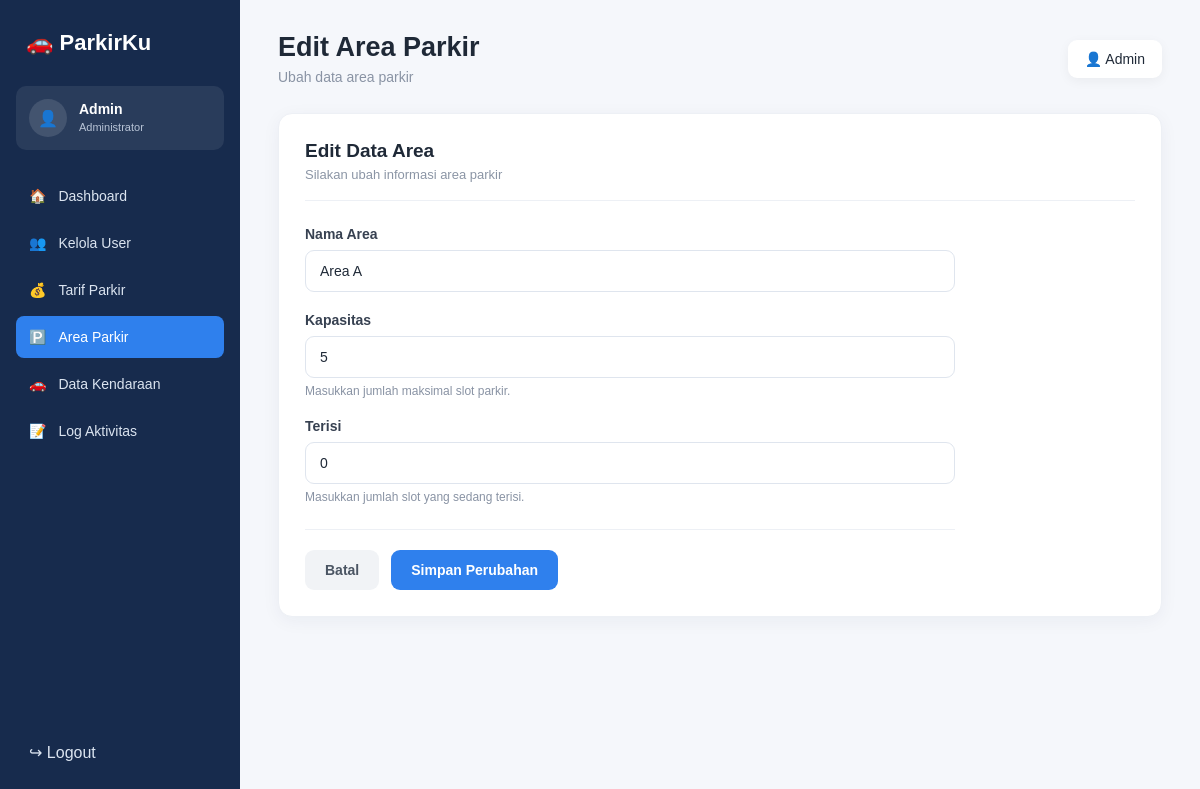
Page /view/edit_area.php?id_area=1 (signed in) on the committed database.
### tables this page shows
CREATE TABLE `tb_area_parkir` (
  `id_area` int NOT NULL,
  `nama_area` varchar(50) NOT NULL,
  `kapasitas` int NOT NULL,
  `terisi` int DEFAULT '0',
  `status_area` enum('aktif','nonaktif') NOT NULL DEFAULT 'aktif'
);

### view/edit_area.php (the view, shortened to what this page needs)
<?php
include "../model/m_koneksi.php";
$id_area = intval($_GET['id_area']);
$query = mysqli_query($conn, "
    SELECT * FROM tb_area_parkir
    WHERE id_area = $id_area
");
$area = mysqli_fetch_assoc($query);
?>
<!DOCTYPE html>
<html lang="id">
<head>
    <link rel="stylesheet" href="../asset/area.css">
</head>
<body>
<aside class="sidebar">
    <div class="logo">
        🚗 <span>ParkirKu</span>
    </div>
    <div class="admin">
        <div class="avatar">
            👤
        </div>
        <div>
            <strong>Admin</strong>
            <small>
                Administrator
            </small>
        </div>
    </div>
    <nav>
        <a href="dashboard_admin.php">
            🏠 <span>Dashboard</span>
        </a>
        <a href="kelola_user.php">
            👥 <span>Kelola User</span>
        </a>
        <a href="tarif_parkir.php">
            💰 <span>Tarif Parkir</span>
        </a>
        <a href="area_parkir.php" class="active">
            🅿️ <span>Area Parkir</span>
        </a>
        <a href="#">
            🚗 <span>Data Kendaraan</span>
        </a>
        <a href="#">
            📝 <span>Log Aktivitas</span>
        </a>
    </nav>
    <a href="login.php" class="logout">
        ↪ <span>Logout</span>
    </a>
</aside>
<main class="main">
    <header class="header">
        <div>
            <h1>
                Edit Area Parkir
            </h1>
            <p>
                Ubah data area parkir
            </p>
        </div>
        <div class="profile">
            👤 Admin
        </div>
    </header>
    <section class="card">
        <div class="card-header">
            <div>
                <h2>
                    Edit Data Area
                </h2>
                <p>
                    Silakan ubah informasi area parkir
                </p>
            </div>
        </div>
        <form method="POST">
            <div class="form-group">
                <label>
                    Nama Area
                </label>
                <input
                    type="text"
                    name="nama_area"
                    value="<?= htmlspecialchars($area['nama_area']); ?>"
                    required
                >
            </div>
            <div class="form-group">
                <label>
                    Kapasitas
                </label>
                <input
                    type="number"
                    name="kapasitas"
                    value="<?= htmlspecialchars($area['kapasitas']); ?>"
                    min="1"
                    required
                >
                <small class="form-info">
                    Masukkan jumlah maksimal slot parkir.
                </small>
            </div>
            <div class="form-group">
                <label>
                    Terisi
                </label>
                <input
                    type="number"
                    name="terisi"
                    value="<?= htmlspecialchars($area['terisi']); ?>"
                    min="0"
                    required
                >
                <small class="form-info">
                    Masukkan jumlah slot yang sedang terisi.
                </small>
            </div>
            <div class="form-actions">
                <a
                    href="area_parkir.php"
                    class="btn-cancel"
                >
                    Batal
                </a>
                <button
                    type="submit"
                    name="update"
                    class="btn-save"
                >
                    Simpan Perubahan
                </button>
            </div>
        </form>
    </section>
</main>
</body>
</html>

### asset/area.css (style rules this page uses)
* { margin: 0; padding: 0; box-sizing: border-box; }
body { font-family: Arial, sans-serif; background: #f5f7fb; color: #1f2937; }
.sidebar { position: fixed; left: 0; top: 0; width: 240px; height: 100vh; background: #172b4d; padding: 25px 16px; color: white; }
.logo { font-size: 22px; font-weight: bold; padding: 5px 10px 30px; }
.admin { display: flex; align-items: center; gap: 12px; padding: 13px; background: rgba(255,255,255,.08); border-radius: 10px; margin-bottom: 25px; }
.avatar { width: 38px; height: 38px; display: flex; align-items: center; justify-content: center; background: rgba(255,255,255,.12); border-radius: 50%; }
.admin strong { display: block; font-size: 14px; }
.admin small { color: #b8c4d6; font-size: 11px; }
nav a { display: flex; align-items: center; gap: 12px; padding: 13px; margin-bottom: 5px; border-radius: 8px; color: #dbe4f0; text-decoration: none; font-size: 14px; }
nav a.active { background: #2f80ed; color: white; }
.logout { position: absolute; bottom: 25px; left: 16px; right: 16px; padding: 13px; color: #dbe4f0; text-decoration: none; border-radius: 8px; }
.main { margin-left: 240px; padding: 32px 38px; }
.header { display: flex; justify-content: space-between; align-items: center; margin-bottom: 28px; }
.header h1 { font-size: 27px; margin-bottom: 6px; }
.header p { color: #8993a4; font-size: 14px; }
.profile { background: white; padding: 11px 17px; border-radius: 9px; box-shadow: 0 3px 12px rgba(0,0,0,.05); font-size: 14px; }
.card { background: white; border-radius: 14px; padding: 26px; border: 1px solid #edf0f5; box-shadow: 0 4px 18px rgba(23,43,77,.05); }
.card-header { display: flex; align-items: center; justify-content: space-between; margin-bottom: 25px; padding-bottom: 18px; border-bottom: 1px solid #edf0f5; }
.card-header h2 { font-size: 19px; margin-bottom: 5px; }
.card-header p { color: #8b95a5; font-size: 13px; }
form { max-width: 650px; margin-top: 10px; }
.form-group { margin-bottom: 20px; }
.form-group label { display: block; margin-bottom: 8px; font-size: 14px; font-weight: 600; color: #374151; }
.form-group input, .form-group select { width: 100%; padding: 12px 14px; border: 1px solid #dfe5ee; border-radius: 9px; background: #fff; color: #1f2937; font-size: 14px; outline: none; transition: .2s; }
.form-info { display: block; margin-top: 6px; color: #8993a4; font-size: 12px; }
.form-actions { display: flex; align-items: center; gap: 12px; margin-top: 25px; padding-top: 20px; border-top: 1px solid #edf0f5; }
.btn-save { border: none; padding: 12px 20px; background: #2f80ed; color: white; border-radius: 9px; font-size: 14px; font-weight: 600; cursor: pointer; transition: .2s; }
.btn-cancel { padding: 12px 20px; background: #f1f3f6; color: #4b5563; border-radius: 9px; text-decoration: none; font-size: 14px; font-weight: 600; transition: .2s; }

### rows in the picture
tb_area_parkir: nama_area "Area A", kapasitas "5", terisi "0"
